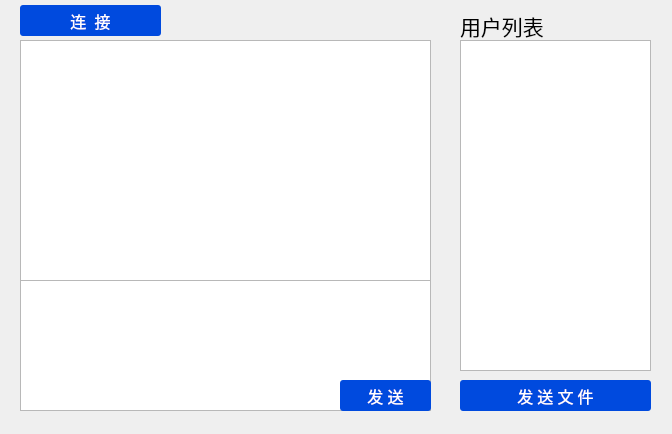
<?xml version="1.0" encoding="UTF-8"?>
<ui version="4.0">
 <class>Mainwindow</class>
 <widget class="QDialog" name="Mainwindow">
  <property name="geometry">
   <rect>
    <x>0</x>
    <y>0</y>
    <width>672</width>
    <height>434</height>
   </rect>
  </property>
  <property name="windowTitle">
   <string>Dialog</string>
  </property>
  <property name="styleSheet">
   <string notr="true">QLable { background-color: rgb(60, 60, 200); border-radius: 3px; color: rgb(255, 255, 255); } </string>
  </property>
  <widget class="QListWidget" name="listWidget">
   <property name="geometry">
    <rect>
     <x>460</x>
     <y>40</y>
     <width>191</width>
     <height>331</height>
    </rect>
   </property>
   <property name="font">
    <font>
     <family>腾祥嘉丽纤圆繁</family>
     <pointsize>14</pointsize>
    </font>
   </property>
  </widget>
  <widget class="QTextBrowser" name="textBrowser">
   <property name="geometry">
    <rect>
     <x>20</x>
     <y>40</y>
     <width>411</width>
     <height>241</height>
    </rect>
   </property>
   <property name="font">
    <font>
     <family>腾祥嘉丽纤圆繁</family>
     <pointsize>12</pointsize>
    </font>
   </property>
  </widget>
  <widget class="QTextEdit" name="textEdit">
   <property name="geometry">
    <rect>
     <x>20</x>
     <y>280</y>
     <width>411</width>
     <height>131</height>
    </rect>
   </property>
   <property name="font">
    <font>
     <family>腾祥嘉丽纤圆繁</family>
     <pointsize>12</pointsize>
    </font>
   </property>
  </widget>
  <widget class="QLabel" name="label_2">
   <property name="geometry">
    <rect>
     <x>460</x>
     <y>10</y>
     <width>91</width>
     <height>31</height>
    </rect>
   </property>
   <property name="font">
    <font>
     <family>腾祥嘉丽纤圆繁</family>
     <pointsize>16</pointsize>
    </font>
   </property>
   <property name="autoFillBackground">
    <bool>false</bool>
   </property>
   <property name="styleSheet">
    <string notr="true">QLable { background-color: rgb(60, 60, 200); border-radius: 3px; color: rgb(255, 255, 255); } </string>
   </property>
   <property name="text">
    <string>用户列表</string>
   </property>
  </widget>
  <widget class="QPushButton" name="pushButton">
   <property name="geometry">
    <rect>
     <x>340</x>
     <y>380</y>
     <width>91</width>
     <height>31</height>
    </rect>
   </property>
   <property name="font">
    <font>
     <family>腾祥嘉丽纤圆繁</family>
     <pointsize>12</pointsize>
    </font>
   </property>
   <property name="styleSheet">
    <string notr="true">QPushButton { background-color:rgb(0, 74, 222); border-radius: 3px; color: rgb(255, 255, 255); } QPushButton:hover { background-color:rgb(0, 84, 253); }</string>
   </property>
   <property name="text">
    <string>发 送</string>
   </property>
  </widget>
  <widget class="QPushButton" name="pushButton_2">
   <property name="geometry">
    <rect>
     <x>20</x>
     <y>5</y>
     <width>141</width>
     <height>31</height>
    </rect>
   </property>
   <property name="font">
    <font>
     <family>腾祥嘉丽纤圆繁</family>
     <pointsize>12</pointsize>
    </font>
   </property>
   <property name="styleSheet">
    <string notr="true">QPushButton { background-color:rgb(0, 74, 222); border-radius: 3px; color: rgb(255, 255, 255); } QPushButton:hover { background-color:rgb(0, 84, 253); }</string>
   </property>
   <property name="text">
    <string>连  接</string>
   </property>
  </widget>
  <widget class="QPushButton" name="pushButton_3">
   <property name="geometry">
    <rect>
     <x>460</x>
     <y>380</y>
     <width>191</width>
     <height>31</height>
    </rect>
   </property>
   <property name="font">
    <font>
     <family>腾祥嘉丽纤圆繁</family>
     <pointsize>12</pointsize>
    </font>
   </property>
   <property name="styleSheet">
    <string notr="true">QPushButton { background-color:rgb(0, 74, 222); border-radius: 3px; color: rgb(255, 255, 255); } QPushButton:hover { background-color:rgb(0, 84, 253); }</string>
   </property>
   <property name="text">
    <string>发 送 文 件</string>
   </property>
  </widget>
 </widget>
 <resources/>
 <connections/>
</ui>
